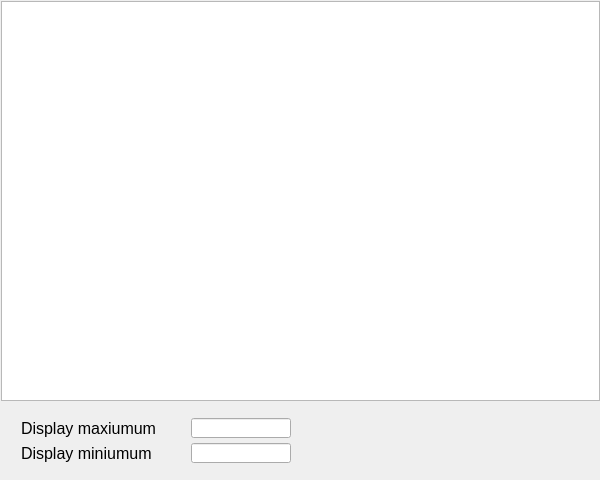
<?xml version="1.0" ?>
<ui version="4.0">
  <class>Dialog</class>
  <widget class="PyDMFrame" name="screen">
    <property name="geometry">
      <rect>
        <x>596</x>
        <y>273</y>
        <width>600</width>
        <height>480</height>
      </rect>
    </property>
    <property name="minimumSize">
      <size>
        <width>600</width>
        <height>480</height>
      </size>
    </property>
    <property name="styleSheet">
      <string notr="true">PyDMFrame#screen {
  color: rgb(0, 0, 0);
  background-color: rgb(187, 187, 187);
  }</string>
    </property>
    <property name="windowTitle">
      <string>pid_plot_readback</string>
    </property>
    <layout class="QGridLayout" name="gridLayout" columnstretch="1,20,160,10,100,309" rowstretch="1,400,17,20,5,20,17">
      <property name="leftMargin">
        <number>0</number>
      </property>
      <property name="topMargin">
        <number>0</number>
      </property>
      <property name="rightMargin">
        <number>0</number>
      </property>
      <property name="bottomMargin">
        <number>0</number>
      </property>
      <property name="horizontalSpacing">
        <number>0</number>
      </property>
      <property name="verticalSpacing">
        <number>0</number>
      </property>
      <item row="1" column="1" colspan="5">
        <widget class="PyDMTimePlot" name="strip_chart">
          <property name="geometry">
            <rect>
              <x>1</x>
              <y>1</y>
              <width>600</width>
              <height>400</height>
            </rect>
          </property>
          <property name="sizePolicy">
            <sizepolicy hsizetype="Ignored" vsizetype="Ignored">
              <horstretch>0</horstretch>
              <verstretch>0</verstretch>
            </sizepolicy>
          </property>
          <property name="toolTip">
            <string>strip_chart</string>
          </property>
          <property name="title" stdset="0">
            <string>$(P)$(PID) setpoint and readback</string>
          </property>
          <property name="updateInterval" stdset="0">
            <double>30.000000</double>
          </property>
          <property name="curves" stdset="0">
            <stringlist>
              <string>{&quot;color&quot;: &quot;#fd0000&quot;, &quot;lineStyle&quot;: 1, &quot;lineWidth&quot;: 1, &quot;channel&quot;: &quot;ca://${P}${PID}.VAL&quot;, &quot;name&quot;: &quot;$(P)$(PID).VAL&quot;}</string>
              <string>{&quot;color&quot;: &quot;#0a00b8&quot;, &quot;lineStyle&quot;: 1, &quot;lineWidth&quot;: 1, &quot;channel&quot;: &quot;ca://${P}${PID}.CVAL&quot;, &quot;name&quot;: &quot;$(P)$(PID).CVAL&quot;}</string>
            </stringlist>
          </property>
        </widget>
      </item>
      <item row="3" column="4">
        <widget class="PyDMLineEdit" name="text_entry">
          <property name="geometry">
            <rect>
              <x>191</x>
              <y>418</y>
              <width>100</width>
              <height>20</height>
            </rect>
          </property>
          <property name="sizePolicy">
            <sizepolicy hsizetype="Ignored" vsizetype="Ignored">
              <horstretch>0</horstretch>
              <verstretch>0</verstretch>
            </sizepolicy>
          </property>
          <property name="channel" stdset="0">
            <string>ca://${P}${PID}.HOPR</string>
          </property>
          <property name="toolTip">
            <string>${P}${PID}.HOPR</string>
          </property>
          <property name="font">
            <font>
              <pointsize>12</pointsize>
            </font>
          </property>
          <property name="styleSheet">
            <string notr="true">PyDMLineEdit#text_entry {
  color: rgb(0, 0, 0);
  background-color: rgb(115, 223, 255);
  border: 1px solid black;
  margin: 0px;
  padding: 0px;
  spacing: 0px;
  }</string>
          </property>
        </widget>
      </item>
      <item row="5" column="4">
        <widget class="PyDMLineEdit" name="text_entry_1">
          <property name="geometry">
            <rect>
              <x>191</x>
              <y>443</y>
              <width>100</width>
              <height>20</height>
            </rect>
          </property>
          <property name="sizePolicy">
            <sizepolicy hsizetype="Ignored" vsizetype="Ignored">
              <horstretch>0</horstretch>
              <verstretch>0</verstretch>
            </sizepolicy>
          </property>
          <property name="channel" stdset="0">
            <string>ca://${P}${PID}.LOPR</string>
          </property>
          <property name="toolTip">
            <string>${P}${PID}.LOPR</string>
          </property>
          <property name="font">
            <font>
              <pointsize>12</pointsize>
            </font>
          </property>
          <property name="styleSheet">
            <string notr="true">PyDMLineEdit#text_entry_1 {
  color: rgb(0, 0, 0);
  background-color: rgb(115, 223, 255);
  border: 1px solid black;
  margin: 0px;
  padding: 0px;
  spacing: 0px;
  }</string>
          </property>
        </widget>
      </item>
      <item row="5" column="2">
        <widget class="QLabel" name="text">
          <property name="geometry">
            <rect>
              <x>21</x>
              <y>443</y>
              <width>160</width>
              <height>20</height>
            </rect>
          </property>
          <property name="sizePolicy">
            <sizepolicy hsizetype="Ignored" vsizetype="Ignored">
              <horstretch>0</horstretch>
              <verstretch>0</verstretch>
            </sizepolicy>
          </property>
          <property name="text">
            <string>Display miniumum</string>
          </property>
          <property name="font">
            <font>
              <pointsize>12</pointsize>
            </font>
          </property>
          <property name="brush" stdset="0">
            <brush brushstyle="SolidPattern">
              <color alpha="255">
                <red>0</red>
                <green>0</green>
                <blue>0</blue>
              </color>
            </brush>
          </property>
          <property name="toolTip">
            <string>text</string>
          </property>
          <property name="alignment">
            <set>Qt::AlignLeading|Qt::AlignLeft|Qt::AlignVCenter</set>
          </property>
          <property name="styleSheet">
            <string notr="true">QLabel#text {
  color: rgb(0, 0, 0);
  }</string>
          </property>
        </widget>
      </item>
      <item row="3" column="2">
        <widget class="QLabel" name="text_1">
          <property name="geometry">
            <rect>
              <x>21</x>
              <y>418</y>
              <width>160</width>
              <height>20</height>
            </rect>
          </property>
          <property name="sizePolicy">
            <sizepolicy hsizetype="Ignored" vsizetype="Ignored">
              <horstretch>0</horstretch>
              <verstretch>0</verstretch>
            </sizepolicy>
          </property>
          <property name="text">
            <string>Display maxiumum</string>
          </property>
          <property name="font">
            <font>
              <pointsize>12</pointsize>
            </font>
          </property>
          <property name="brush" stdset="0">
            <brush brushstyle="SolidPattern">
              <color alpha="255">
                <red>0</red>
                <green>0</green>
                <blue>0</blue>
              </color>
            </brush>
          </property>
          <property name="toolTip">
            <string>text_1</string>
          </property>
          <property name="alignment">
            <set>Qt::AlignLeading|Qt::AlignLeft|Qt::AlignVCenter</set>
          </property>
          <property name="styleSheet">
            <string notr="true">QLabel#text_1 {
  color: rgb(0, 0, 0);
  }</string>
          </property>
        </widget>
      </item>
    </layout>
    <zorder>strip_chart</zorder>
    <zorder>text_entry</zorder>
    <zorder>text_entry_1</zorder>
    <zorder>text</zorder>
    <zorder>text_1</zorder>
  </widget>
  <customwidgets>
    <customwidget>
      <class>PyDMTimePlot</class>
      <extends>QGraphicsView</extends>
      <header>pydm.widgets.timeplot</header>
    </customwidget>
    <customwidget>
      <class>PyDMLineEdit</class>
      <extends>QLineEdit</extends>
      <header>pydm.widgets.line_edit</header>
    </customwidget>
    <customwidget>
      <class>PyDMLabel</class>
      <extends>QLabel</extends>
      <header>pydm.widgets.label</header>
    </customwidget>
    <customwidget>
      <class>PyDMFrame</class>
      <extends>QFrame</extends>
      <header>pydm.widgets.frame</header>
    </customwidget>
  </customwidgets>
</ui>
